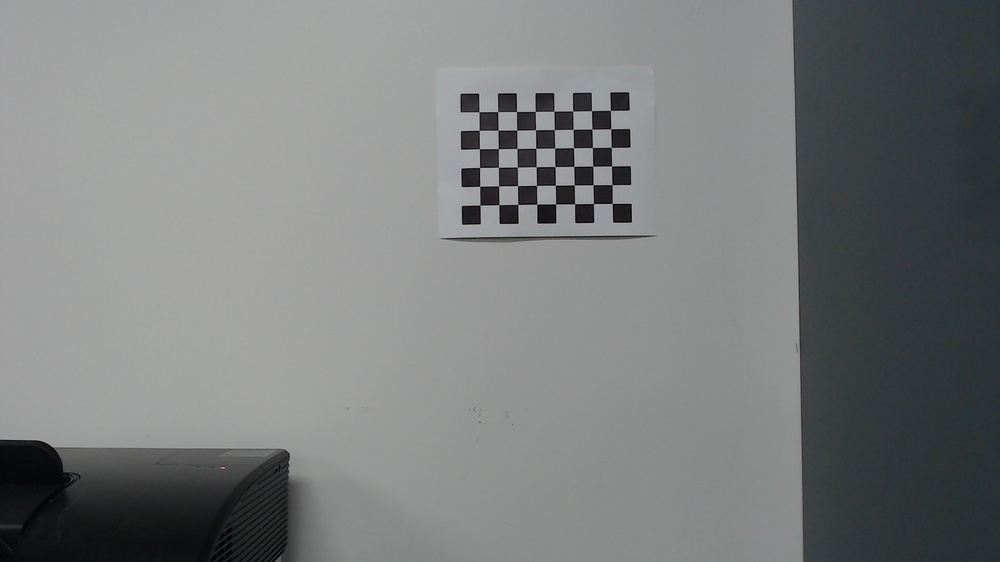
//> input picture OpenCV Test/CalibrationImages/WIN_20220418_14_32_42_Pro.jpg, 1000 x 562 px, shrunk from 1920 x 1080 before the run; its folder holds 4 pictures in this run
$ ./main   (built with g++ and OpenCV 4)
//> lines starting //> are read from the running program, lines starting //| are printed output that depends on the picture; after the words box and inside, x2 and y2 are one past the last pixel; in counts of white or black regions, pixels touching at a corner belong together
//
//  main.cpp
//  OpenCV Test
//
//  Created by Jorge Alejandro Ricaurte on 3/30/22.
//

#include <opencv2/opencv.hpp>
#include <opencv2/aruco.hpp>
#include <opencv2/imgcodecs.hpp>
#include <opencv2/calib3d/calib3d.hpp>
#include <opencv2/highgui/highgui.hpp>
#include <opencv2/imgproc/imgproc.hpp>
#include <stdio.h>
#include <iostream>
#include <fstream>
#include <math.h>
#include <string>

using namespace cv;

double vec_sum(std::vector<double> inputVec){
    double sum = 0;
    for (int i=0; i<inputVec.size(); i++) {
        sum+= inputVec[i];
    }
    return sum;
}

void calibrate_camera(Mat& cameraMatrix, Mat& distCoeffs, bool visualize=false, bool report=false){
//> called with visualize = false, report = false
    // Defining the dimensions of checkerboard
    int CHECKERBOARD[2]{8,6};

    // Creating vector to store vectors of 3D points for each checkerboard image
    std::vector<std::vector<cv::Point3f> > objpoints;

    // Creating vector to store vectors of 2D points for each checkerboard image
    std::vector<std::vector<cv::Point2f> > imgpoints;

    // Defining the world coordinates for 3D points
    std::vector<cv::Point3f> objp;
    for(int i{0}; i<CHECKERBOARD[1]; i++)
    {
        for(int j{0}; j<CHECKERBOARD[0]; j++)
            objp.push_back(cv::Point3f(j,i,0));
    }


    // Extracting path of individual image stored in a given directory
    std::vector<cv::String> images;
    // Path of the folder containing checkerboard images
    std::string path = "/Users/jorgericaurte/Documents/University/Research/Invertec Pendulum openCV/OpenCV Test/OpenCV Test/CalibrationImages/*.jpg";

    cv::glob(path, images);

    cv::Mat frame, gray;
    // vector to store the pixel coordinates of detected checker board corners
    std::vector<cv::Point2f> corner_pts;
    bool success;

    // Looping over all the images in the directory
    for(int i{0}; i<images.size(); i++)
    {
        frame = cv::imread(images[i]);
//> frame is the input picture: 562 rows x 1000 cols, CV_8UC3; mean B, G, R 125.2, 125.1, 122.7
        cv::cvtColor(frame,gray,cv::COLOR_BGR2GRAY);

        // Finding checker board corners
        // If desired number of corners are found in the image then success = true
        success = cv::findChessboardCorners(gray, cv::Size(CHECKERBOARD[0], CHECKERBOARD[1]), corner_pts, cv::CALIB_CB_ADAPTIVE_THRESH | cv::CALIB_CB_FAST_CHECK | cv::CALIB_CB_NORMALIZE_IMAGE);
//> success = true; corner_pts = 48 Points (x, y), first 12: [478.9, 111.8], [497.6, 111.7], [516.5, 111.6], [535.3, 111.4], [554.1, 111.2], [572.8, 110.8], [591.5, 110.6], [610.4, 110.4], [479.2, 130.4], [498, 130.2], [516.7, 130.2], [535.5, 129.8]

        /*
         * If desired number of corner are detected,
         * we refine the pixel coordinates and display
         * them on the images of checker board
         */
        if(success)
        {
            cv::TermCriteria criteria(cv::TermCriteria::MAX_ITER|cv::TermCriteria::EPS, 30, 0.001);

            // refining pixel coordinates for given 2d points.
            cv::cornerSubPix(gray,corner_pts,cv::Size(11,11), cv::Size(-1,-1),criteria);
//> corner_pts = 48 Points (x, y), first 12: [478.9, 111.8], [497.7, 111.6], [516.5, 111.5], [535.3, 111.4], [553.9, 111.2], [572.7, 110.9], [591.5, 110.6], [610.4, 110.4], [479.2, 130.3], [497.9, 130.3], [516.7, 130.1], [535.6, 129.7]

            // Displaying the detected corner points on the checker board
            cv::drawChessboardCorners(frame, cv::Size(CHECKERBOARD[0], CHECKERBOARD[1]), corner_pts, success);
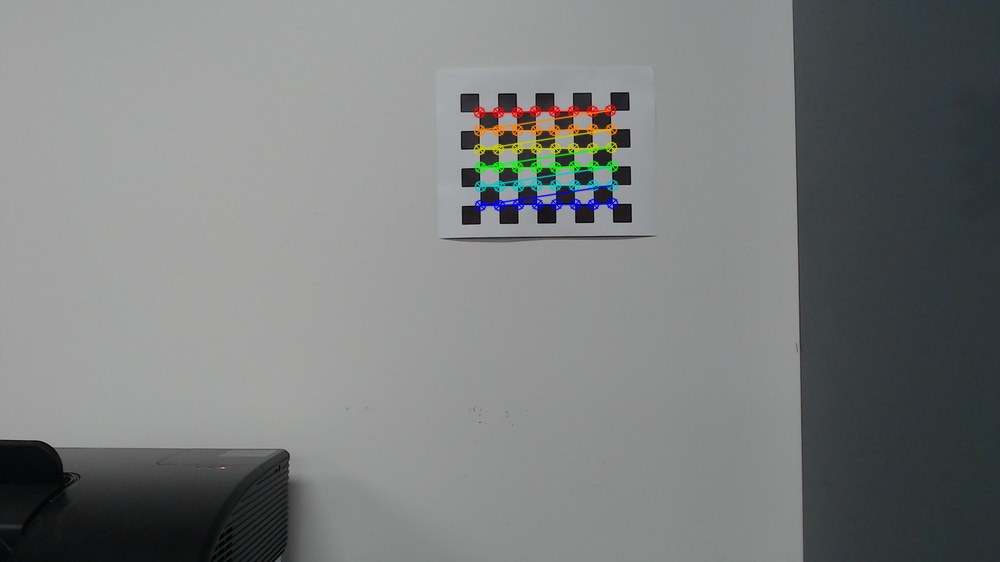
//> frame: 562 rows x 1000 cols, CV_8UC3; 1.38% of pixels changed, all inside (x1, y1, x2, y2) = (473, 104, 619, 212)

            objpoints.push_back(objp);
            imgpoints.push_back(corner_pts);
//> imgpoints = 1 point lists
        }
        imwrite("/Users/jorgericaurte/Documents/University/Research/Invertec Pendulum openCV/OpenCV Test/OpenCV Test/CalibrationImages/Calibration_image_"+std::to_string(i)+".jpg", frame);
        if (visualize) {
            cv::imshow("Image",frame);

            cv::waitKey(0);
        }

    }
//> pass 2 of the loop in calibrate_camera, `for(int i{0}; i<images.size(); i++)`:
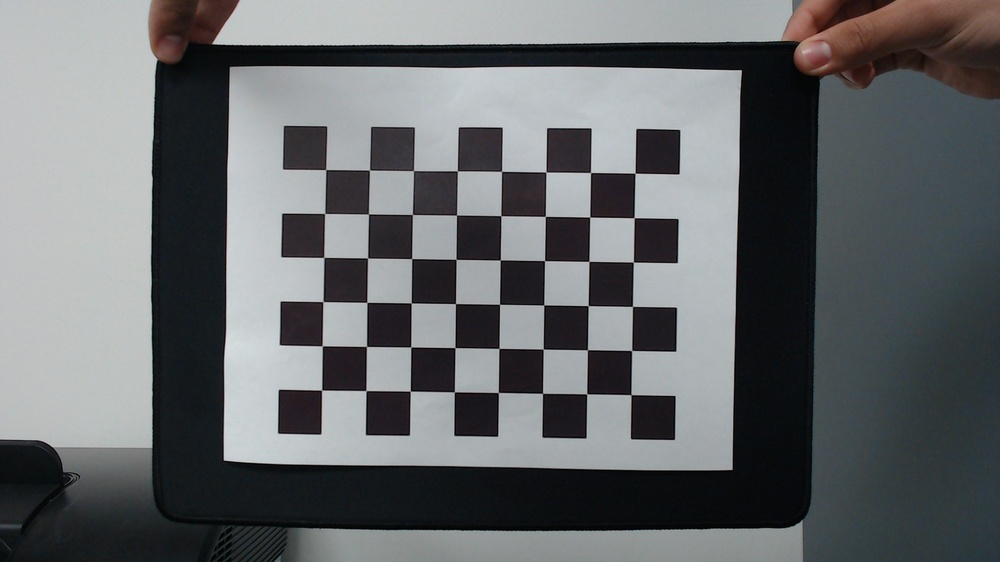
//> input picture OpenCV Test/CalibrationImages/WIN_20220418_14_33_48_Pro.jpg, 1000 x 562 px, shrunk from 1920 x 1080 before the run
//> in calibrate_camera, frame is the input picture: 562 rows x 1000 cols, CV_8UC3; mean B, G, R 106.7, 104.5, 101.7
//> in calibrate_camera, `success = cv::findChessboardCorners(gray, cv::Size(CHECKERBOARD[0], CH..`: corner_pts = 48 Points (x, y), first 12: [325.8, 169.6], [369.5, 170.2], [413.5, 170.6], [457.4, 171], [501.6, 171.4], [545.8, 171.9], [590.6, 172.5], [634.9, 173.2], [324.6, 213.4], [368.5, 213.9], [412.4, 214.5], [456.5, 215.1]
//> in calibrate_camera, `cv::cornerSubPix(gray,corner_pts,cv::Size(11,11), cv::Size(-1,-1),crit..`: corner_pts = 48 Points (x, y), first 12: [325.7, 169.6], [369.5, 170.1], [413.5, 170.6], [457.4, 170.8], [501.6, 171.4], [545.9, 172], [590.5, 172.5], [635, 173.2], [324.7, 213.5], [368.5, 213.9], [412.4, 214.5], [456.5, 215.1]
//> in calibrate_camera, `cv::drawChessboardCorners(frame, cv::Size(CHECKERBOARD[0], CHECKERBOAR..`:
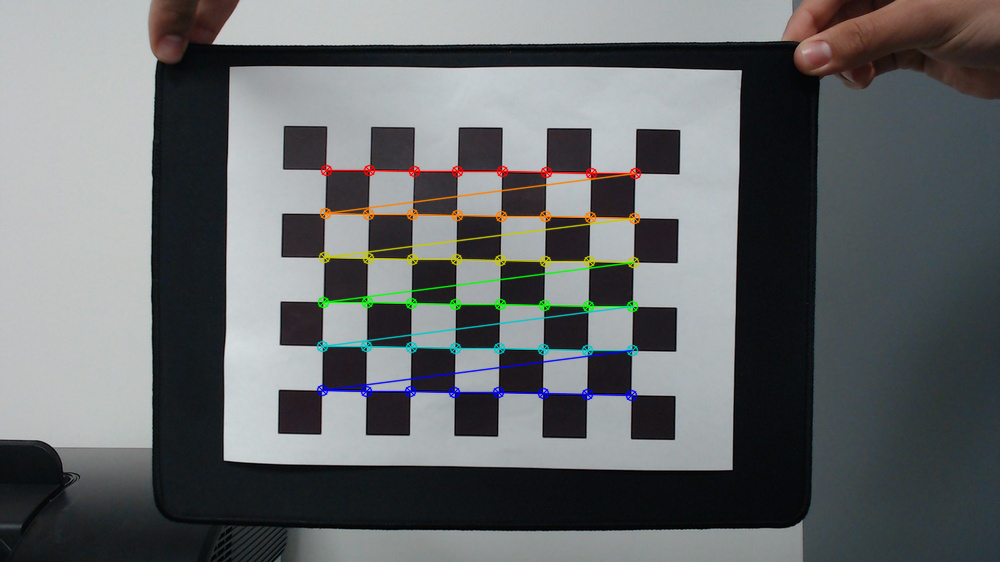
//> frame: 562 rows x 1000 cols, CV_8UC3; 2.48% of pixels changed, all inside (x1, y1, x2, y2) = (316, 164, 642, 402)
//> imgpoints = 2 point lists
//> pass 3 of the loop in calibrate_camera, `for(int i{0}; i<images.size(); i++)`:
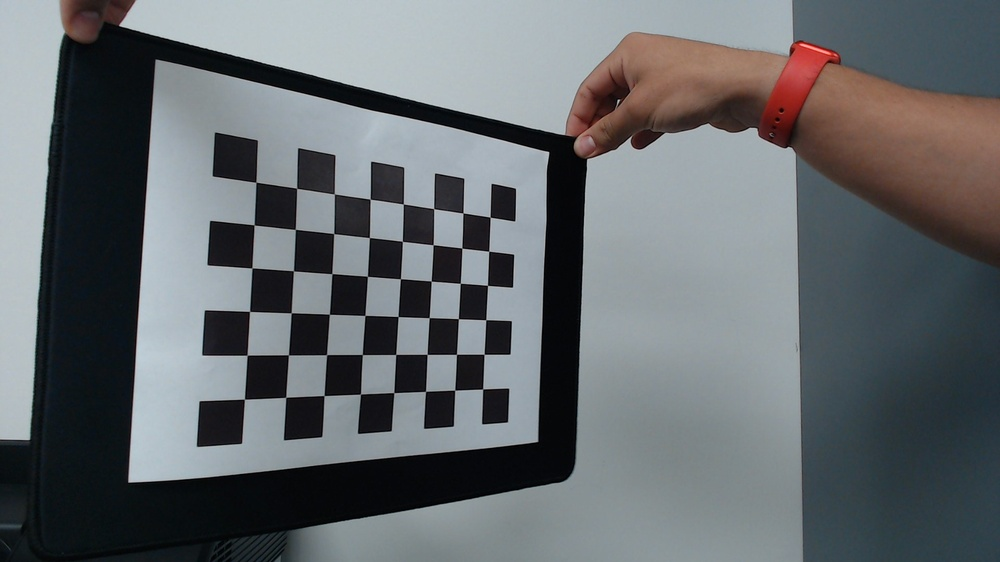
//> input picture OpenCV Test/CalibrationImages/WIN_20220418_14_33_51_Pro.jpg, 1000 x 562 px, shrunk from 1920 x 1080 before the run
//> in calibrate_camera, frame is the input picture: 562 rows x 1000 cols, CV_8UC3; mean B, G, R 108.5, 105.3, 100.9
//> in calibrate_camera, `cv::cvtColor(frame,gray,cv::COLOR_BGR2GRAY);`:
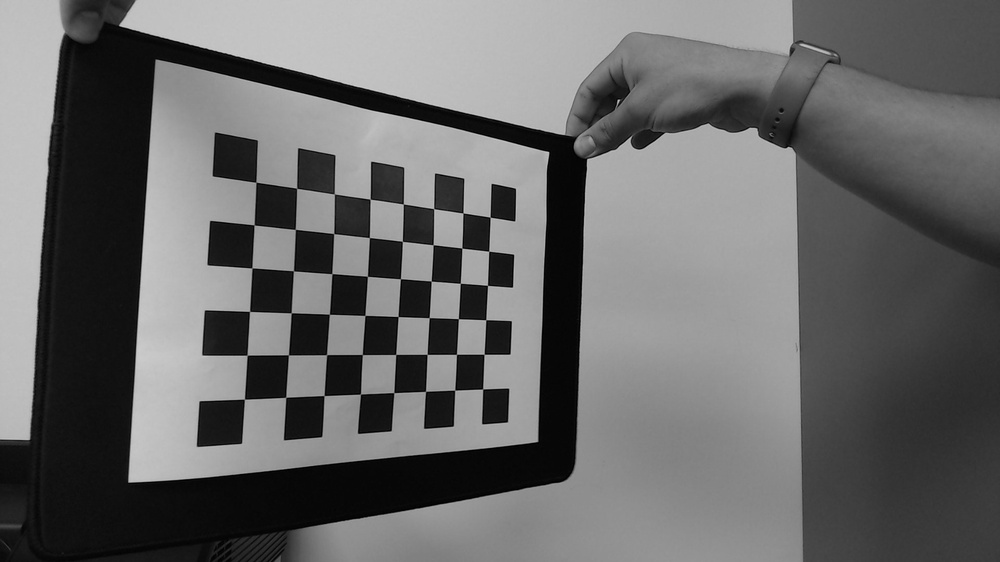
//> gray: 562 rows x 1000 cols, CV_8UC1; min 0, max 210, mean 104.3
//> in calibrate_camera, `success = cv::findChessboardCorners(gray, cv::Size(CHECKERBOARD[0], CH..`: corner_pts = 48 Points (x, y), first 12: [255.9, 182.2], [296.6, 188.3], [334.4, 193.9], [370.1, 199.2], [403.3, 204], [433.6, 208.6], [463, 212.9], [490.2, 217.2], [254.2, 224.8], [295.3, 229.4], [333.7, 233.6], [369.4, 237.6]
//> in calibrate_camera, `cv::cornerSubPix(gray,corner_pts,cv::Size(11,11), cv::Size(-1,-1),crit..`: corner_pts = 48 Points (x, y), first 12: [255.9, 182.2], [296.6, 188.3], [334.4, 193.9], [370.2, 199.2], [403.4, 204], [433.7, 208.6], [462.9, 213], [490.2, 217.2], [254.2, 224.9], [295.4, 229.4], [333.7, 233.6], [369.4, 237.5]
//> in calibrate_camera, `cv::drawChessboardCorners(frame, cv::Size(CHECKERBOARD[0], CHECKERBOAR..`:
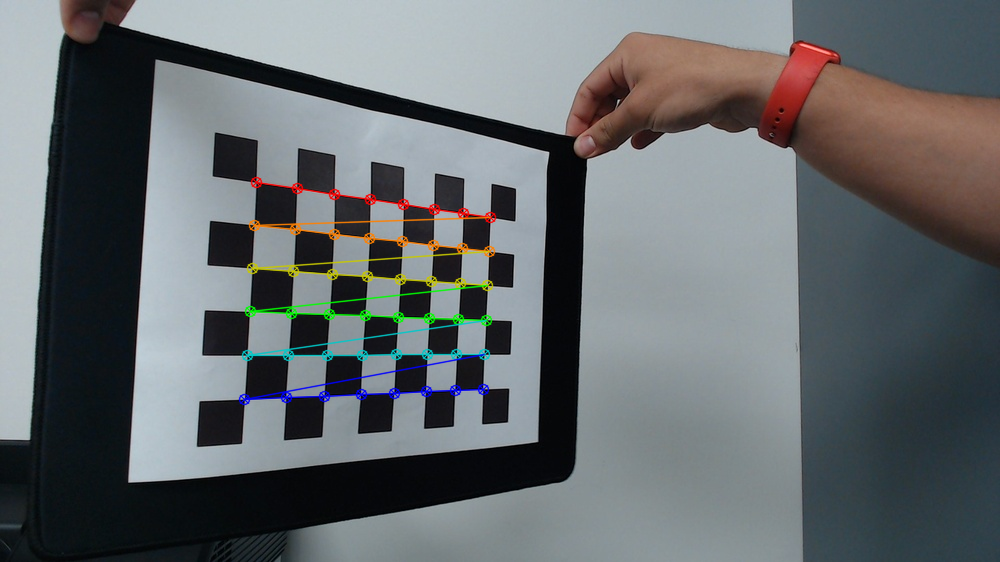
//> frame: 562 rows x 1000 cols, CV_8UC3; 2.05% of pixels changed, all inside (x1, y1, x2, y2) = (238, 176, 497, 406)
//> imgpoints = 3 point lists
//> the loop made 4 passes; the first 3 are shown
    if (visualize) {
        cv::destroyAllWindows();
    }


    cv::Mat R,T;

    /*
     * Performing camera calibration by
     * passing the value of known 3D points (objpoints)
     * and corresponding pixel coordinates of the
     * detected corners (imgpoints)
     */
    cv::calibrateCamera(objpoints, imgpoints, cv::Size(gray.rows,gray.cols), cameraMatrix, distCoeffs, R, T);
    if (report) {
        std::cout << "cameraMatrix : " << cameraMatrix << std::endl;
        std::cout << "distCoeffs : " << distCoeffs << std::endl;
        std::cout << "Rotation vector : " << R << std::endl;
        std::cout << "Translation vector : " << T << std::endl;
    }
}

void two_marker_angles(std::vector<std::vector<cv::Point2f>>& markerCorners, std::vector<double>& avg_angles, std::vector<double>& times_vec, double current_time){
    std::vector<double> angles;
    for (int i=0; i<markerCorners.size()-1; i++) {
        angles = {};
        for(int j=0; j<markerCorners[i].size(); j++){
            double x_1=markerCorners[i][j].x, x_2 = markerCorners[i+1][j].x,
            y_1 = markerCorners[i][j].y, y_2 = markerCorners[i+1][j].y;
            angles.push_back(atan2(abs(y_2-y_1),x_2-x_1));
        }
        avg_angles.push_back(vec_sum(angles)/double(angles.size()));
        times_vec.push_back(current_time);
    }
}

std::vector<double> markerCenter(std::vector<std::vector<cv::Point2f>> markerCorners, std::vector<double>& times_vec, double current_time){

    std::vector<double>  centerCoords;
    for (int j=0; j<markerCorners.size(); j++) {

        double xCenter=0, yCenter=0;
        for (int i=0; i<markerCorners[j].size(); i++) {
            xCenter+=markerCorners[j][i].x;
            yCenter+=markerCorners[j][i].y;
        }
        xCenter/=4;
        centerCoords.push_back(xCenter);
        yCenter/=4;
        centerCoords.push_back(yCenter);
    }
    times_vec.push_back(current_time);
    return centerCoords;
}

int main(){
    bool calc_angles = false, save=false, view=false;
    cv::Mat cameraMatrix,distCoeffs;
    calibrate_camera(cameraMatrix, distCoeffs);
    VideoCapture cap("/Users/jorgericaurte/Documents/University/Research/Invertec Pendulum openCV/OpenCV Test/OpenCV Test/coordinate_trial_2.mp4");

    // Check if camera opened successfully
    if(!cap.isOpened()){
        std::cout << "Error opening video stream or file" << std::endl;
//> (the run ends here: the program needs input that this run does not give, at `return -1;`)
